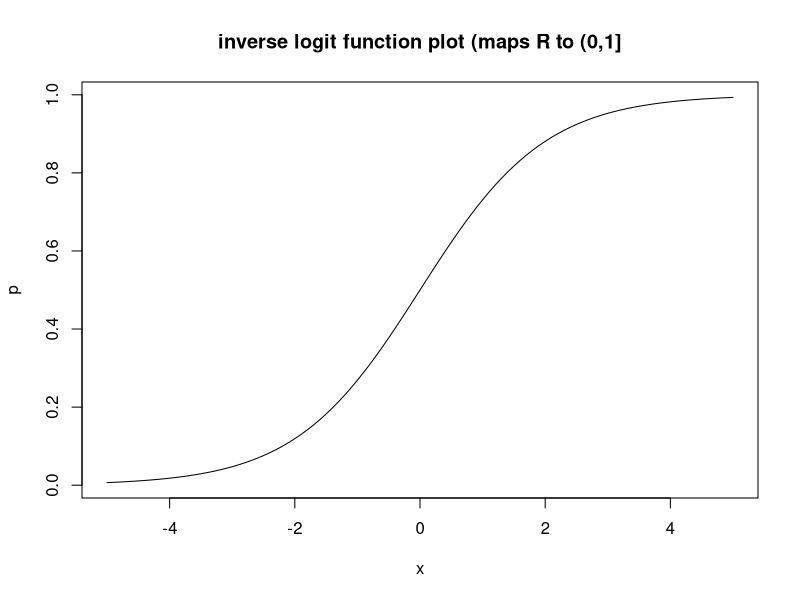

Here is the R script that generated this plot:
### logistic regression overview:
name_of_function <- function(arg){
y = arg**2
return(y)
}
g_inv<-function(x){
  return(exp(x)/(1+exp(x)))
  }

x <- seq(-5,5,by=0.1)
plot(x,g_inv(x), type = 'l',xlab = 'x',ylab = 'p', 
     main = 'inverse logit function plot (maps R to (0,1]')

